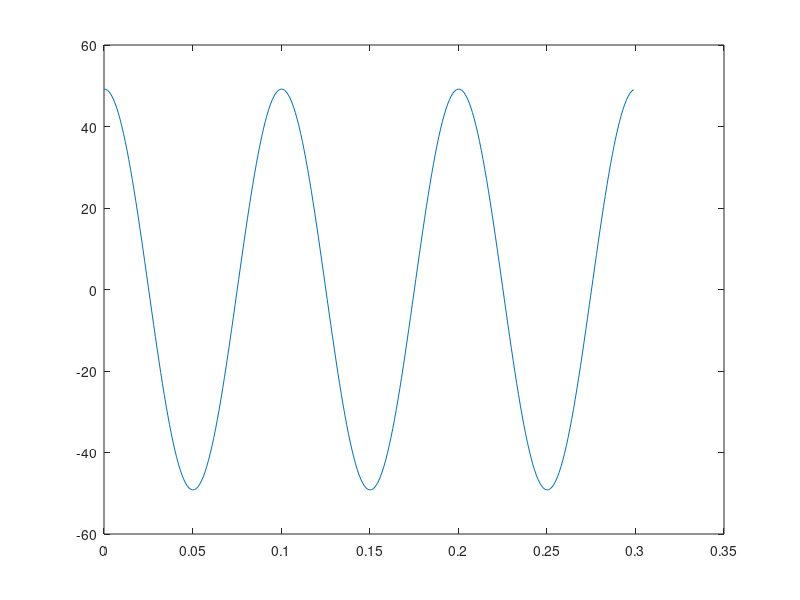
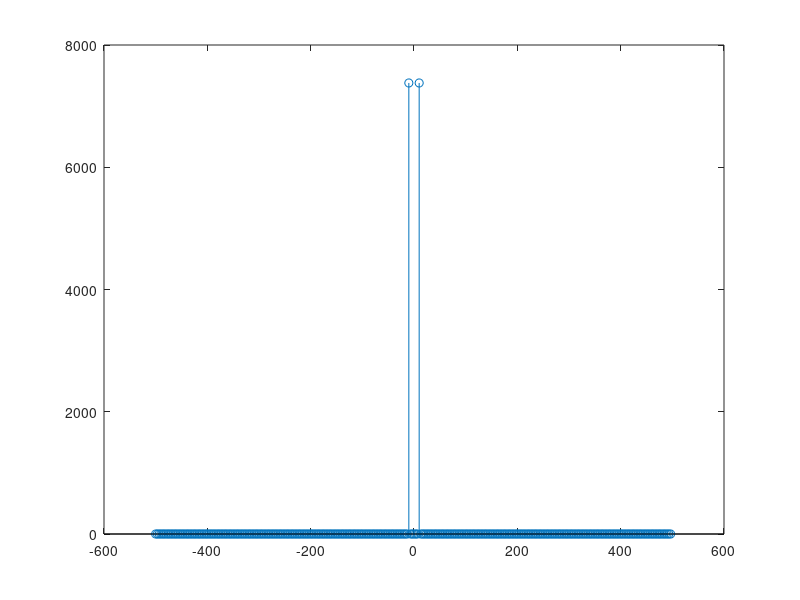

The MATLAB script that drew these images, in order:
a=10;
w=2*pi*10;
fs=1000;
ts=1/fs;
t=[0:ts:0.3-ts];
y=zeros(1000,300);
for i=1:1000
    theta=rand()*2*pi;
    y(i,:)=a*cos(w*t + theta);
end

sum1 = mean(y(:,5))
sum2 = mean(y(:,1))
z=zeros(300,1);
for i=1:300
    z(i)=mean(y(:,1).*y(:,i));
end
figure(1)
plot(t,z);
x=fft(z);
f=linspace(-fs/2,fs/2-(fs/length(t)),length(t));
figure(2)
stem(f,fftshift(abs(x)));

